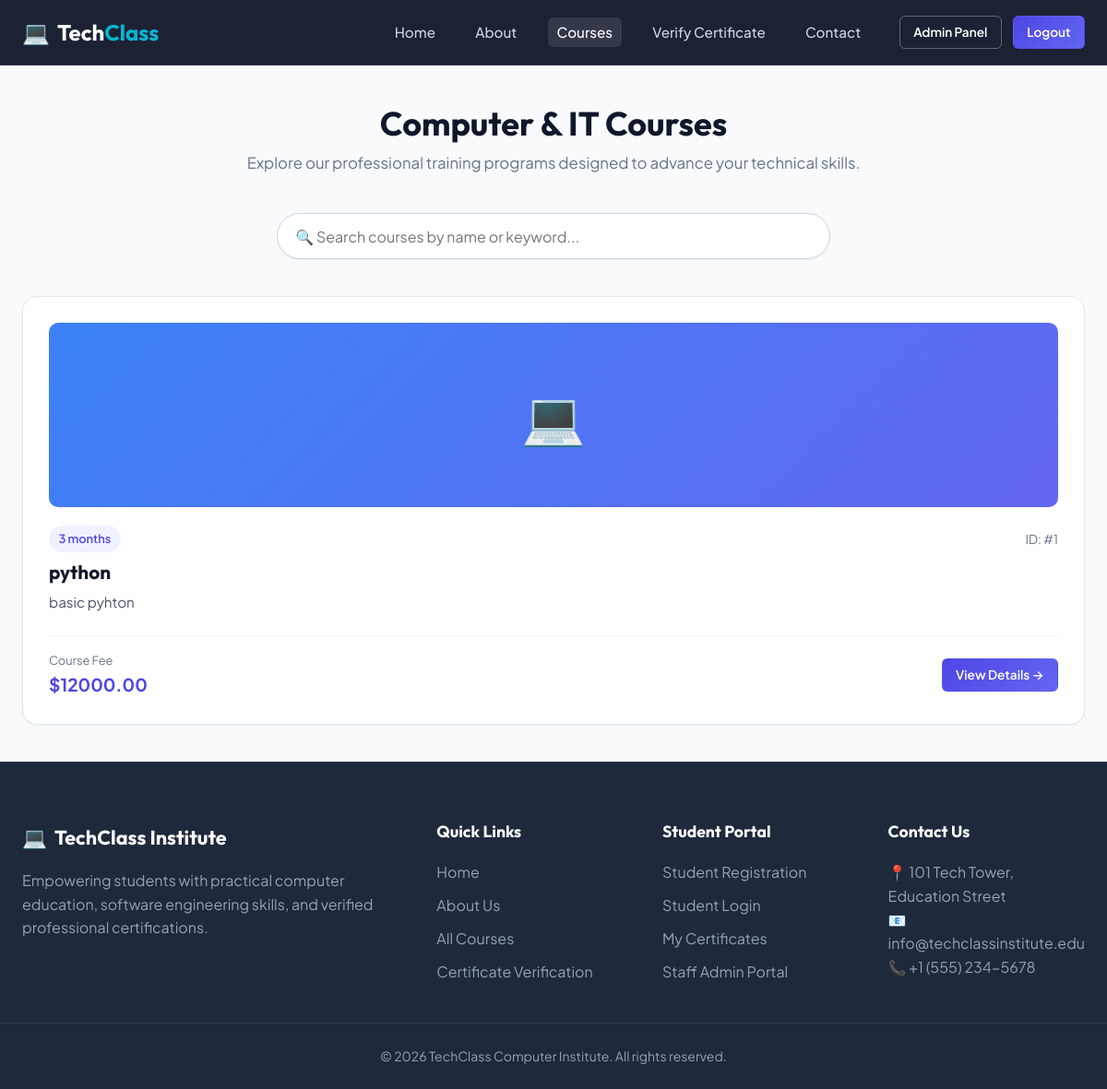
The app's page /courses/ (signed in) with its own data.
### courses/models.py (models this page shows, shortened)
class Course(models.Model):
    name = models.CharField(max_length=200)
    description = models.TextField()
    duration = models.CharField(max_length=50)
    fee = models.DecimalField(max_digits=8, decimal_places=2, blank=True, null=True)
    image = models.ImageField(upload_to='courses/', blank=True, null=True)
    created_at = models.DateTimeField(auto_now_add=True)

### courses/views.py (the view)
# urls.py: path('', views.course_list, name='course_list'),
def course_list(request):
    courses = Course.objects.all().order_by('-created_at')
    return render(request, 'courses/course_list.html', {'courses': courses})

### templates/courses/course_list.html (shortened to what this page needs)
{% extends 'base.html' %}
{% block content %}
<div class="container">
    <div class="page-header">
        <h1 class="page-title">Computer & IT Courses</h1>
        <p class="page-subtitle">Explore our professional training programs designed to advance your technical skills.</p>
    </div>
    <div style="max-width: 600px; margin: 0 auto 2.5rem;">
        <input type="text" id="course-search-input" class="form-control" placeholder="🔍 Search courses by name or keyword..." style="font-size: 1rem; padding: 0.85rem 1.2rem; border-radius: var(--radius-full); box-shadow: var(--shadow-sm);">
    </div>
    {% if courses %}
    <div class="grid grid-3" id="course-grid">
        {% for course in courses %}
        <div class="card card-hover course-card" data-course-name="{{ course.name }}">
            {% if course.image %}
                <img src="{{ course.image.url }}" alt="{{ course.name }}" style="width: 100%; height: 200px; object-fit: cover; border-radius: var(--radius-md); margin-bottom: 1.25rem;">
            {% else %}
                <div style="width: 100%; height: 200px; background: linear-gradient(135deg, #3b82f6, #6366f1); border-radius: var(--radius-md); margin-bottom: 1.25rem; display: flex; align-items: center; justify-content: center; color: white; font-size: 3.5rem;">
                    💻
                </div>
            {% endif %}
            <div style="display: flex; justify-content: space-between; align-items: center; margin-bottom: 0.5rem;">
                <span class="badge badge-primary">{{ course.duration }}</span>
                <span style="font-size: 0.85rem; color: var(--gray-500);">ID: #{{ course.id }}</span>
            </div>
            <h3 class="course-title" style="margin-bottom: 0.5rem; font-size: 1.3rem;">{{ course.name }}</h3>
            <p class="course-description" style="color: var(--gray-600); font-size: 0.95rem; margin-bottom: 1.5rem; line-height: 1.6;">
                {{ course.description|truncatewords:25 }}
            </p>
            <div style="display: flex; justify-content: space-between; align-items: center; margin-top: auto; padding-top: 1rem; border-top: 1px solid var(--gray-100);">
                <div>
                    <span style="font-size: 0.8rem; color: var(--gray-500); display: block;">Course Fee</span>
                    <strong style="color: var(--primary); font-size: 1.2rem;">
                        {% if course.fee %}${{ course.fee }}{% else %}Free / Included{% endif %}
                    </strong>
                </div>
                <a href="{% url 'courses:course_detail' course.id %}" class="btn btn-primary btn-sm">View Details &rarr;</a>
            </div>
        </div>
        {% endfor %}
    </div>
    {% else %}
    <div class="empty-state">
        <div class="empty-state-icon">📚</div>
        <h3>No Courses Found</h3>
        <p>No courses are currently available in the catalog. Check back later or contact admin!</p>
    </div>
    {% endif %}
</div>
{% endblock %}

### static/css/style.css (style rules this page uses)
:root { --primary: #4f46e5; --primary-hover: #4338ca; --primary-light: #eef2ff; --secondary: #06b6d4; --accent: #f59e0b; --dark: #0f172a; --dark-surface: #1e293b; --light-bg: #f8fafc; --white: #ffffff; --gray-50: #f8fafc; --gray-100: #f1f5f9; --gray-200: #e2e8f0; --gray-300: #cbd5e1; --gray-400: #94a3b8; --gray-500: #64748b; --gray-600: #475569; --gray-700: #334155; --gray-800: #1e293b; --gray-900: #0f172a; --success: #10b981; --success-bg: #d1fae5; --error: #ef4444; --error-bg: #fee2e2; --warning: #f59e0b; --warning-bg: #fef3c7; --info: #3b82f6; --info-bg: #dbeafe; --font-heading: 'Outfit', -apple-system, sans-serif; --font-body: 'Plus Jakarta Sans', -apple-system, sans-serif; --radius-sm: 6px; --radius-md: 10px; --radius-lg: 16px; --radius-full: 9999px; --shadow-sm: 0 1px 2px 0 rgba(0, 0, 0, 0.05); --shadow-md: 0 4px 6px -1px rgba(0, 0, 0, 0.1), 0 2px 4px -1px rgba(0, 0, 0, 0.06); --shadow-lg: 0 10px 25px -5px rgba(0, 0, 0, 0.1), 0 10px 10px -5px rgba(0, 0, 0, 0.04); --shadow-glow: 0 0 20px rgba(79, 70, 229, 0.25); --transition: all 0.25s cubic-bezier(0.4, 0, 0.2, 1); }
*, *::before, *::after { box-sizing: border-box; margin: 0; padding: 0; }
html { scroll-behavior: smooth; }
body { font-family: var(--font-body); background-color: var(--light-bg); color: var(--gray-800); line-height: 1.6; display: flex; flex-direction: column; min-height: 100vh; }
h1, h2, h3, h4, h5, h6 { font-family: var(--font-heading); font-weight: 700; color: var(--gray-900); line-height: 1.25; }
a { color: var(--primary); text-decoration: none; transition: var(--transition); }
.btn { display: inline-flex; align-items: center; justify-content: center; gap: 0.5rem; font-family: var(--font-body); font-weight: 600; font-size: 0.95rem; padding: 0.65rem 1.4rem; border-radius: var(--radius-md); border: 1px solid transparent; cursor: pointer; transition: var(--transition); text-align: center; }
.btn-sm { font-size: 0.85rem; padding: 0.4rem 0.9rem; border-radius: var(--radius-sm); }
.btn-primary { background: linear-gradient(135deg, var(--primary), #6366f1); color: var(--white); box-shadow: var(--shadow-sm); }
.container { max-width: 1200px; margin: 0 auto; padding: 2.5rem 1.5rem; }
.page-header { margin-bottom: 2.5rem; text-align: center; }
.page-title { font-size: 2.25rem; color: var(--gray-900); margin-bottom: 0.5rem; }
.page-subtitle { color: var(--gray-500); font-size: 1.05rem; }
.grid { display: grid; gap: 1.5rem; }
.grid-3 { grid-template-columns: repeat(auto-fit, minmax(300px, 1fr)); }
.card { background: var(--white); border-radius: var(--radius-lg); border: 1px solid var(--gray-200); box-shadow: var(--shadow-sm); padding: 1.75rem; transition: var(--transition); }
.form-control { width: 100%; padding: 0.75rem 1rem; font-family: var(--font-body); font-size: 0.95rem; border: 1px solid var(--gray-300); border-radius: var(--radius-md); background: var(--white); color: var(--gray-800); transition: var(--transition); }
.badge { display: inline-block; padding: 0.25rem 0.65rem; font-size: 0.8rem; font-weight: 600; border-radius: var(--radius-full); }
.badge-primary { background: var(--primary-light); color: var(--primary); }

### records on screen
Course: duration "3 months", id "1", name "python", description "basic pyhton", fee "12000.00"
